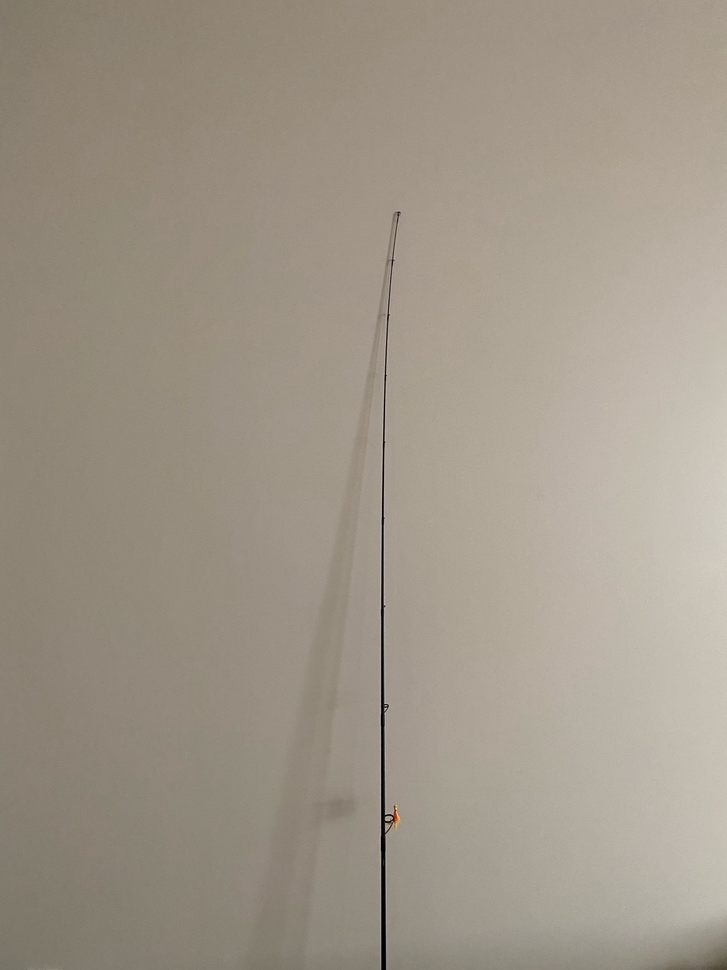
#> input picture test.jpeg, 727 x 970 px, shrunk from 3024 x 4032 before the run
$ python canny_edge_test.py
#> lines starting #> are read from the running program, lines starting #| are printed output that depends on the picture; after the words box and inside, x2 and y2 are one past the last pixel; in counts of white or black regions, pixels touching at a corner belong together
import numpy as np
import cv2 as cv
from matplotlib import pyplot as plt


img = cv.imread('test.jpeg',0)
#> img: shape (970, 727); min 0, max 230, mean 152
edges = cv.Canny(img,100,200)
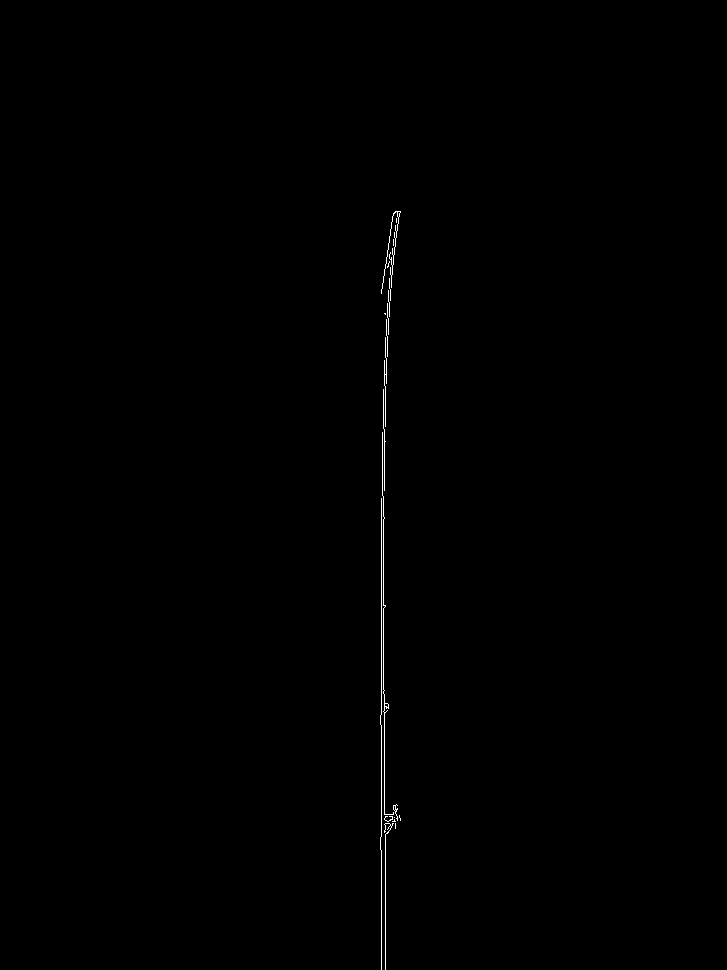
#> edges: shape (970, 727); 0.24% white in thin lines or dots, all inside (x1, y1, x2, y2) = (380, 211, 401, 970)
plt.subplot(121),plt.imshow(img,cmap = 'gray')
plt.title('Original Image'), plt.xticks([]), plt.yticks([])
plt.subplot(122),plt.imshow(edges,cmap = 'gray')
plt.title('Edge Image'), plt.xticks([]), plt.yticks([])
plt.savefig('plot1.png', dpi=300, bbox_inches='tight')
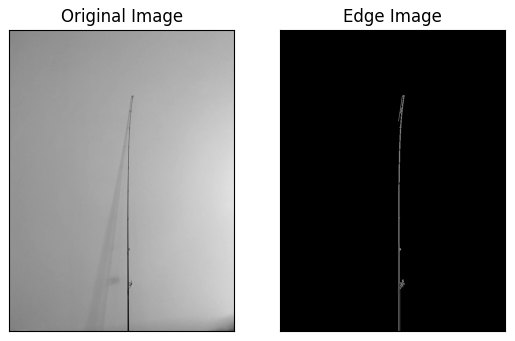
#> figure drawn by matplotlib, 2 panels
plt.show()

$ run again, with new_img.jpeg copied over test.jpeg
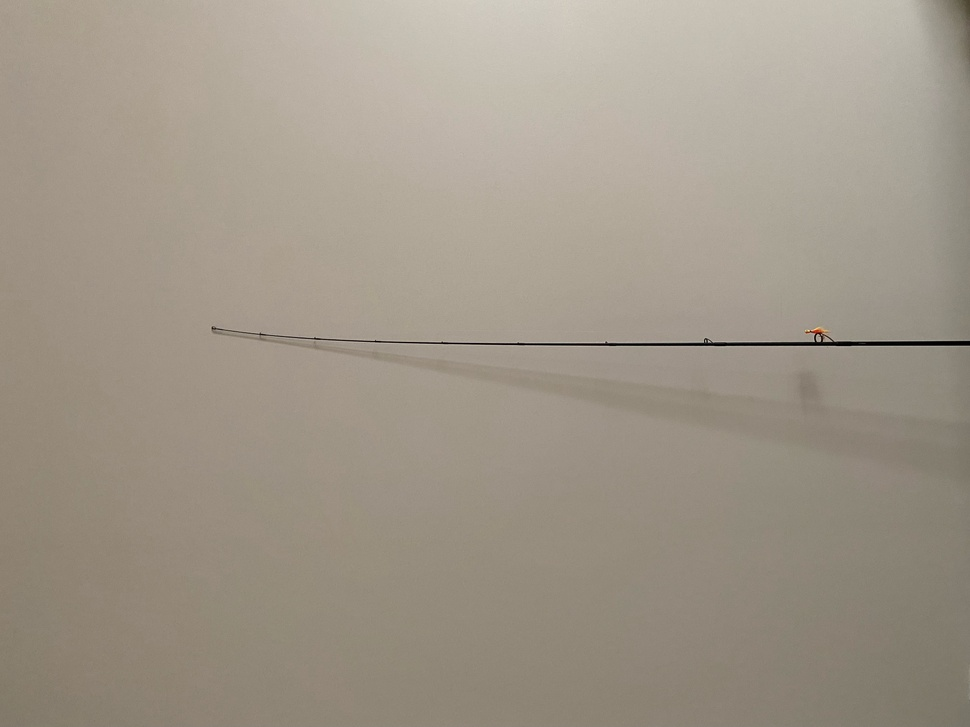
#> input picture new_img.jpeg, 970 x 727 px, shrunk from 4032 x 3024 before the run
#> `edges = cv.Canny(img,100,200)`:
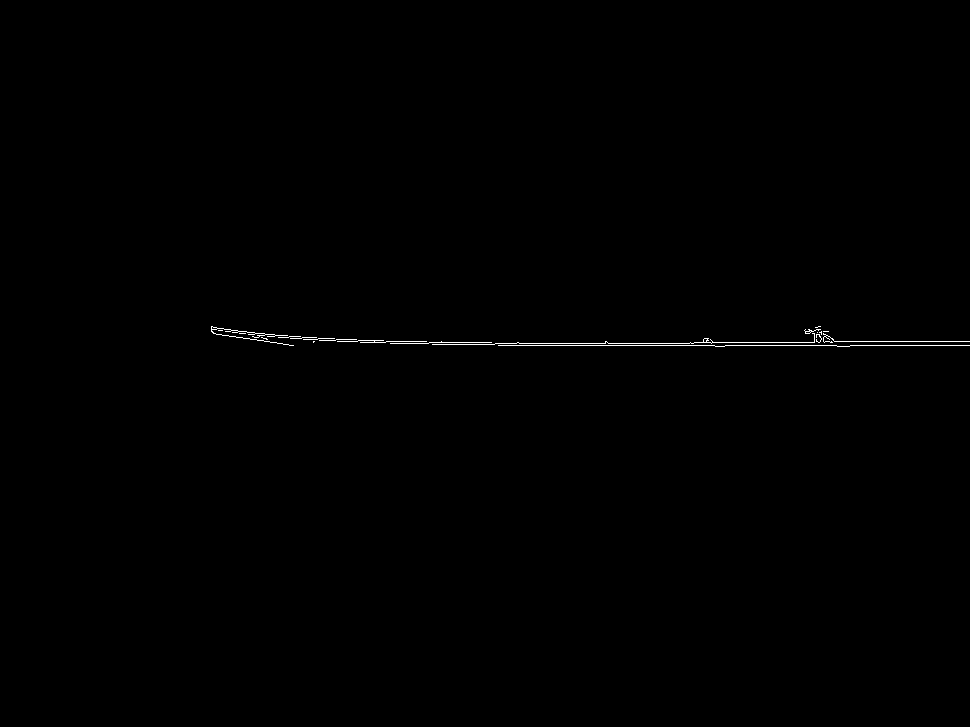
#> edges: shape (727, 970); 0.24% white in thin lines or dots, all inside (x1, y1, x2, y2) = (211, 326, 970, 347)
#> `plt.savefig('plot1.png', dpi=300, bbox_inches='tight')`:
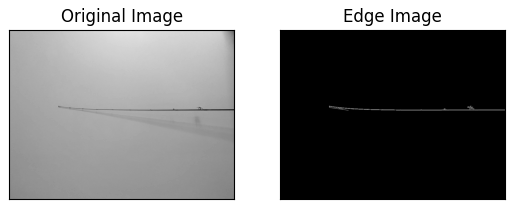
#> figure drawn by matplotlib, 2 panels
